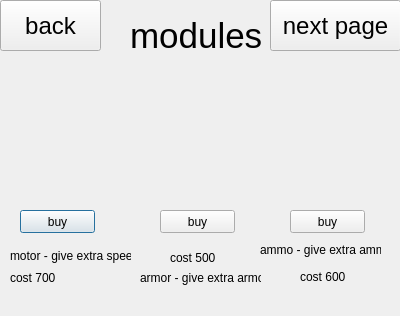
<?xml version="1.0" encoding="UTF-8"?>
<ui version="4.0">
 <class>Dialog</class>
 <widget class="QDialog" name="Dialog">
  <property name="geometry">
   <rect>
    <x>0</x>
    <y>0</y>
    <width>400</width>
    <height>316</height>
   </rect>
  </property>
  <property name="cursor">
   <cursorShape>PointingHandCursor</cursorShape>
  </property>
  <property name="windowTitle">
   <string>Dialog</string>
  </property>
  <widget class="QLabel" name="label">
   <property name="geometry">
    <rect>
     <x>10</x>
     <y>130</y>
     <width>101</width>
     <height>71</height>
    </rect>
   </property>
   <property name="text">
    <string/>
   </property>
   <property name="pixmap">
    <pixmap>motor.png</pixmap>
   </property>
  </widget>
  <widget class="QPushButton" name="pushButton">
   <property name="geometry">
    <rect>
     <x>20</x>
     <y>210</y>
     <width>75</width>
     <height>23</height>
    </rect>
   </property>
   <property name="cursor">
    <cursorShape>PointingHandCursor</cursorShape>
   </property>
   <property name="text">
    <string>buy</string>
   </property>
  </widget>
  <widget class="QLabel" name="label_2">
   <property name="geometry">
    <rect>
     <x>130</x>
     <y>20</y>
     <width>141</width>
     <height>31</height>
    </rect>
   </property>
   <property name="font">
    <font>
     <pointsize>26</pointsize>
    </font>
   </property>
   <property name="text">
    <string>modules</string>
   </property>
  </widget>
  <widget class="QLabel" name="label_3">
   <property name="geometry">
    <rect>
     <x>150</x>
     <y>130</y>
     <width>101</width>
     <height>61</height>
    </rect>
   </property>
   <property name="text">
    <string/>
   </property>
   <property name="pixmap">
    <pixmap>armor.png</pixmap>
   </property>
  </widget>
  <widget class="QPushButton" name="pushButton_2">
   <property name="geometry">
    <rect>
     <x>160</x>
     <y>210</y>
     <width>75</width>
     <height>23</height>
    </rect>
   </property>
   <property name="cursor">
    <cursorShape>PointingHandCursor</cursorShape>
   </property>
   <property name="text">
    <string>buy</string>
   </property>
  </widget>
  <widget class="QLabel" name="label_4">
   <property name="geometry">
    <rect>
     <x>280</x>
     <y>110</y>
     <width>91</width>
     <height>81</height>
    </rect>
   </property>
   <property name="text">
    <string/>
   </property>
   <property name="pixmap">
    <pixmap>ammo_pyqt.png</pixmap>
   </property>
  </widget>
  <widget class="QPushButton" name="pushButton_3">
   <property name="geometry">
    <rect>
     <x>290</x>
     <y>210</y>
     <width>75</width>
     <height>23</height>
    </rect>
   </property>
   <property name="cursor">
    <cursorShape>PointingHandCursor</cursorShape>
   </property>
   <property name="text">
    <string>buy</string>
   </property>
  </widget>
  <widget class="QLabel" name="label_5">
   <property name="geometry">
    <rect>
     <x>10</x>
     <y>240</y>
     <width>121</width>
     <height>31</height>
    </rect>
   </property>
   <property name="text">
    <string>motor - give extra speed</string>
   </property>
  </widget>
  <widget class="QLabel" name="label_6">
   <property name="geometry">
    <rect>
     <x>10</x>
     <y>270</y>
     <width>61</width>
     <height>16</height>
    </rect>
   </property>
   <property name="text">
    <string>cost 700</string>
   </property>
  </widget>
  <widget class="QLabel" name="label_7">
   <property name="geometry">
    <rect>
     <x>140</x>
     <y>270</y>
     <width>121</width>
     <height>16</height>
    </rect>
   </property>
   <property name="text">
    <string>armor - give extra armor</string>
   </property>
  </widget>
  <widget class="QLabel" name="label_8">
   <property name="geometry">
    <rect>
     <x>170</x>
     <y>250</y>
     <width>51</width>
     <height>16</height>
    </rect>
   </property>
   <property name="text">
    <string>cost 500</string>
   </property>
  </widget>
  <widget class="QLabel" name="label_9">
   <property name="geometry">
    <rect>
     <x>260</x>
     <y>240</y>
     <width>121</width>
     <height>20</height>
    </rect>
   </property>
   <property name="text">
    <string>ammo - give extra ammo</string>
   </property>
  </widget>
  <widget class="QLabel" name="label_10">
   <property name="geometry">
    <rect>
     <x>300</x>
     <y>270</y>
     <width>46</width>
     <height>13</height>
    </rect>
   </property>
   <property name="text">
    <string>cost 600</string>
   </property>
  </widget>
  <widget class="QPushButton" name="back">
   <property name="geometry">
    <rect>
     <x>0</x>
     <y>0</y>
     <width>101</width>
     <height>51</height>
    </rect>
   </property>
   <property name="font">
    <font>
     <pointsize>18</pointsize>
    </font>
   </property>
   <property name="cursor">
    <cursorShape>PointingHandCursor</cursorShape>
   </property>
   <property name="text">
    <string>back</string>
   </property>
  </widget>
  <widget class="QPushButton" name="pushButton_4">
   <property name="geometry">
    <rect>
     <x>270</x>
     <y>0</y>
     <width>131</width>
     <height>51</height>
    </rect>
   </property>
   <property name="font">
    <font>
     <pointsize>18</pointsize>
    </font>
   </property>
   <property name="cursor">
    <cursorShape>PointingHandCursor</cursorShape>
   </property>
   <property name="mouseTracking">
    <bool>false</bool>
   </property>
   <property name="text">
    <string>next page</string>
   </property>
  </widget>
 </widget>
 <resources/>
 <connections/>
</ui>
